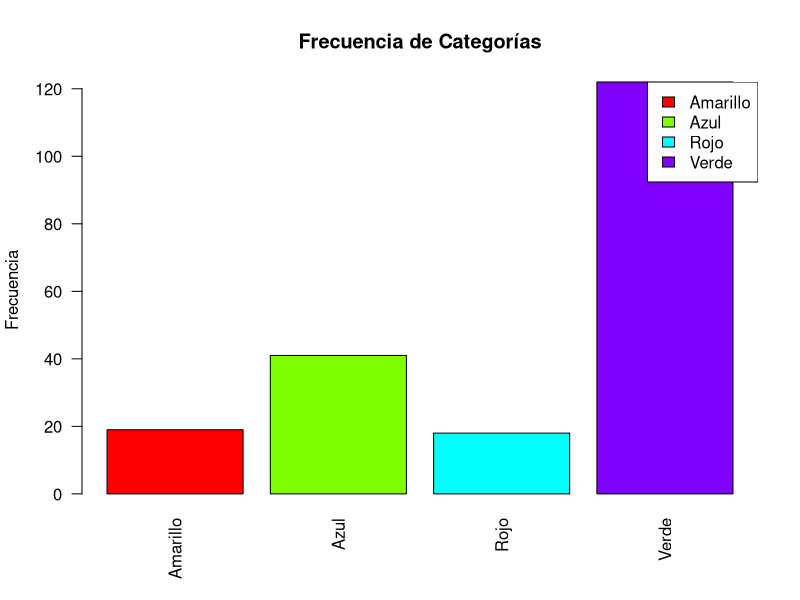

Recreate this plot in R.
# Crear un dataframe de ejemplo con datos categóricos
set.seed(123)
data <- data.frame(Categoria = sample(c("Rojo", "Azul", "Verde", "Amarillo"), 200, replace = TRUE, prob = c(0.1, 0.2, 0.6, 0.1)))

# Crear la tabla de frecuencias
tabla_frecuencias <- table(data$Categoria)

# Identificar la moda
moda <- names(which.max(tabla_frecuencias))

# Calcular frecuencias relativas
frecuencias_relativas <- tabla_frecuencias / sum(tabla_frecuencias)

# Calcular el índice de Blau
indice_blau <- 1 - sum(frecuencias_relativas^2)

# Número de categorías
num_categorias <- length(tabla_frecuencias)

# Calcular el Índice de Variación Cualitativa
denominador_ivc <- (num_categorias - 1) / num_categorias
indice_variacion_cualitativa <- indice_blau / denominador_ivc

# Calcula la frecuencia máxima
max_frecuencia <- max(tabla_frecuencias)

# Calcula el total de datos
total_datos <- sum(tabla_frecuencias)

# Calcula la razón entre el intervalo con la mayor frecuencia absoluta y el total de los datos
razon_max_total <- max_frecuencia / total_datos

# Define el objeto RV con la fórmula dada: 1 menos la razón calculada
RV <- 1 - razon_max_total

# Crear un gráfico de barras
barplot(tabla_frecuencias, main = "Frecuencia de Categorías", ylab = "Frecuencia", col = rainbow(num_categorias), las = 2)
legend("topright", legend = names(tabla_frecuencias), fill = rainbow(num_categorias))

# Imprimir resultados
print(paste("Moda:", moda))
print(paste("Índice de Blau:", round(indice_blau, 4)))
print(paste("Índice de Variación Cualitativa:", round(indice_variacion_cualitativa, 4)))
print(paste("RV:", round(RV, 4)))